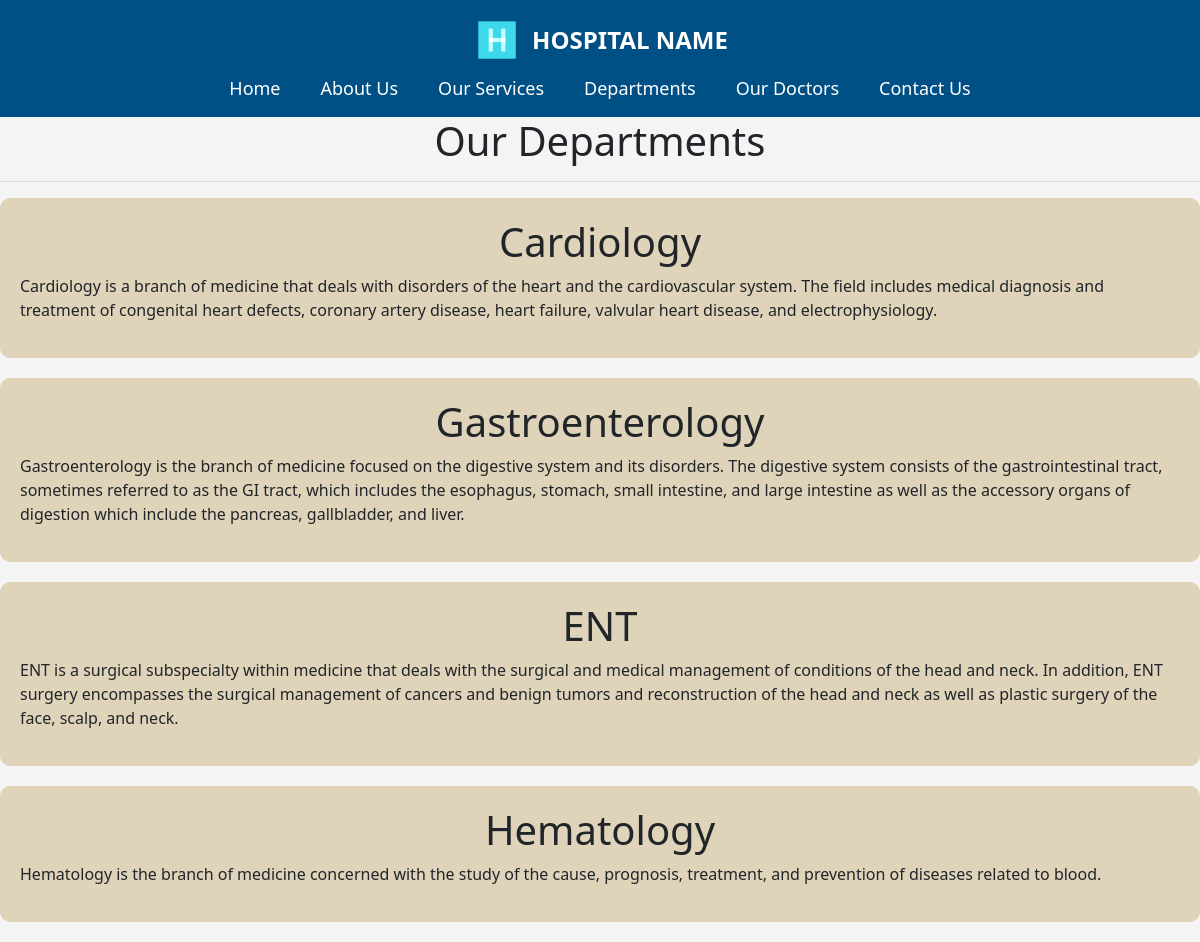
The page /dept/ on the database as committed earlier.
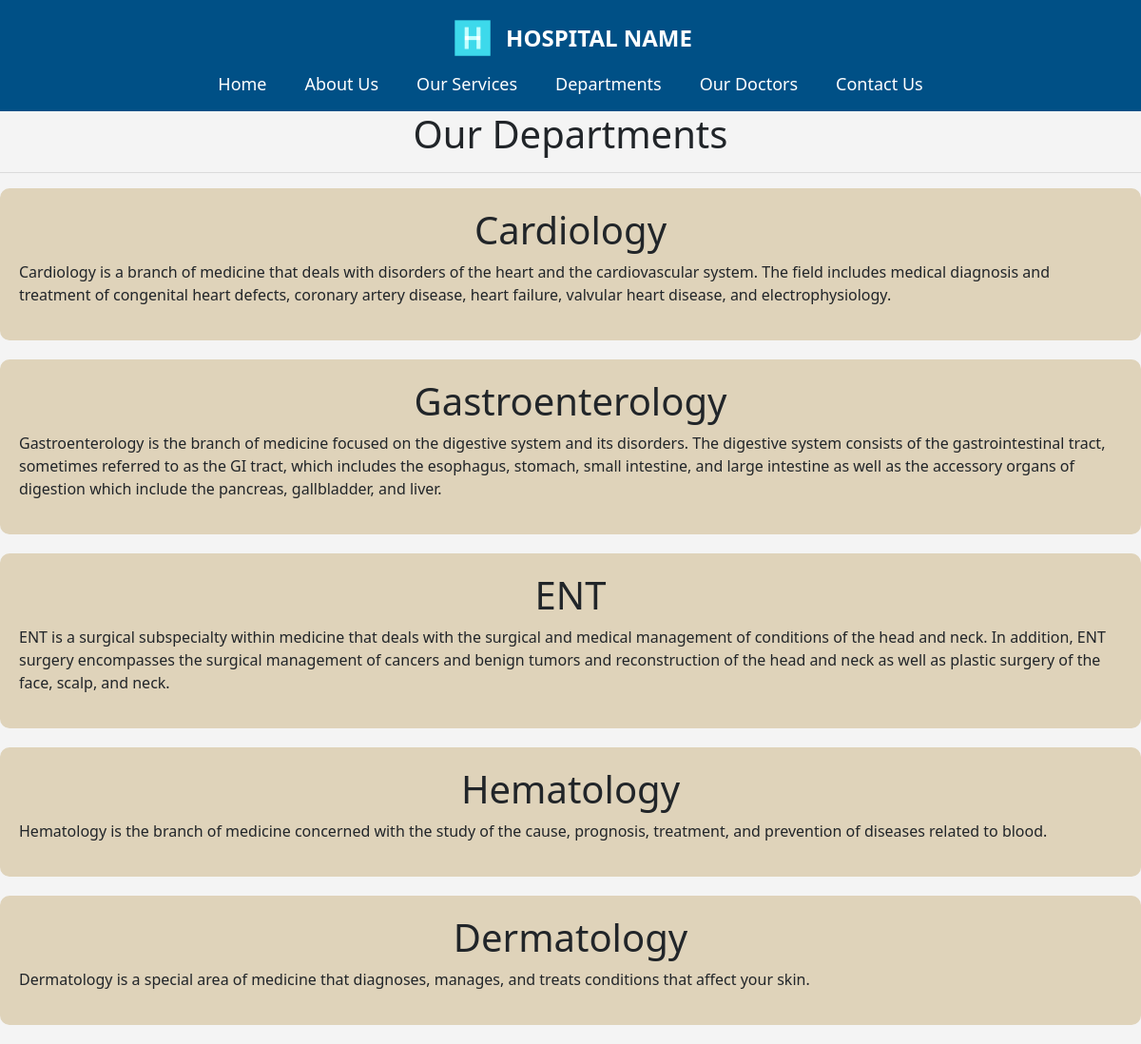
The same page on the database as committed later.
### home/models.py (models this page shows, shortened)
class Departments(models.Model):
    dep_name = models.CharField(max_length=100)
    dep_description = models.TextField()

### home/views.py (the view)
# urls.py: path('dept/', views.dept,name='dept'),
def dept(request):
    dict_deptt={
        'deptt': Departments.objects.all()
    }
    return render(request,'department.html', dict_deptt)

### templates/department.html (shortened to what this page needs)
{% extends "basic.html" %}
{%block content%}
{% load static %}
<link rel="stylesheet" href="{% static 'css/common.css' %}">
<h1> Our Departments</h1>
<hr>
{% for d in deptt %}
<div class="info-boxx">
    <h1>{{d.dep_name}}</h1>
    <p>{{d.dep_description}}</p>
</div>
{% endfor %}
{%endblock%}

Rows that differ between the two databases and show on the page:
added Departments: dep_name "Dermatology", dep_description "Dermatology is a special area of medicine that diagnoses, manages, and treats conditions that affect your skin."
